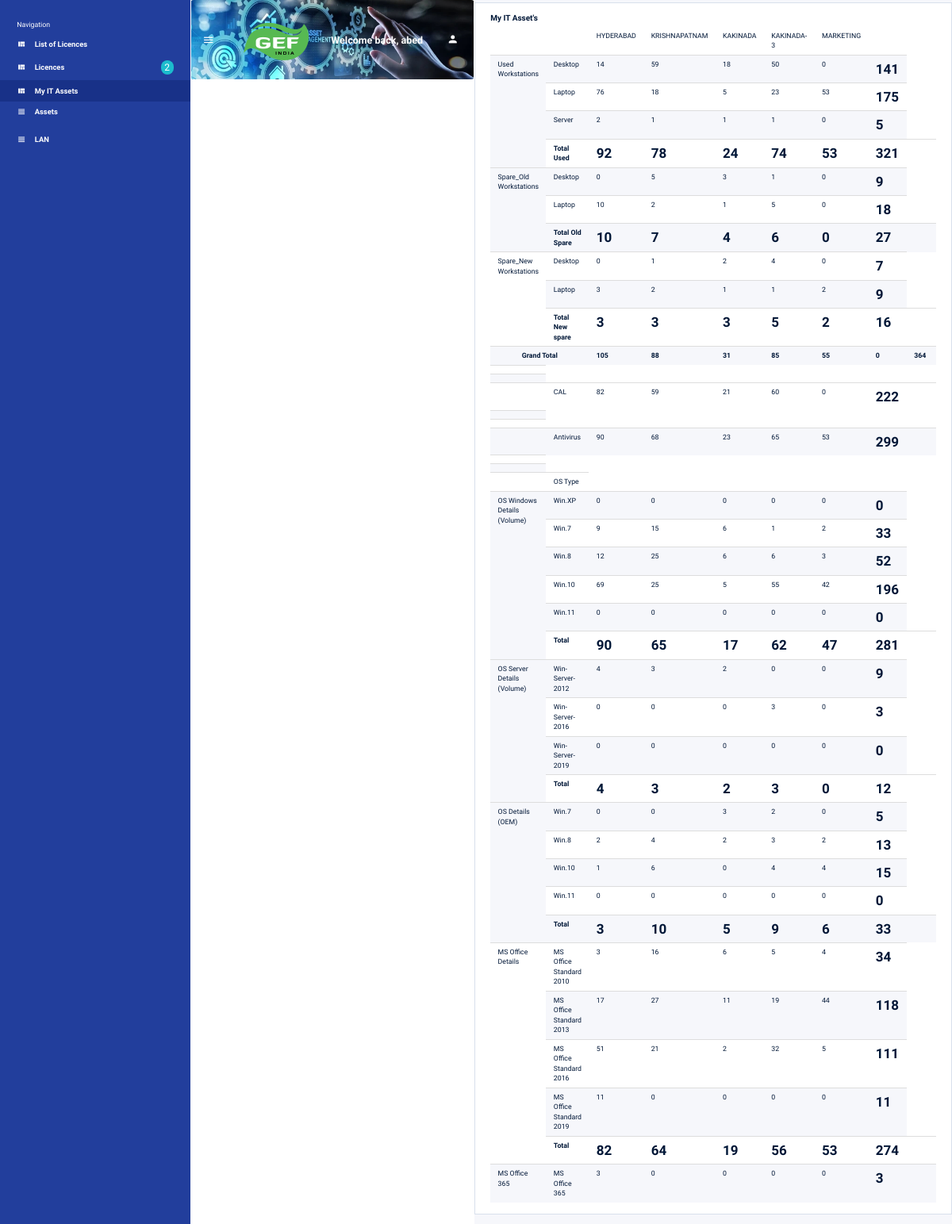
Screenshot of /it (signed in) with the database file from the repository.
### assetapp/models.py (models this page shows, shortened)
class AssetModel(models.Model):
    user_name = models.CharField(max_length=100, default='')
    user_contact = models.CharField(max_length=100, default='')
    user_email = models.EmailField(max_length=100,default='')
    location = models.CharField(max_length=100)
    sub_location = models.CharField(max_length=100,default='')
    asset_no = models.CharField(max_length=100, default='')
    serial_no = models.CharField(max_length=100, default='')
    emp_id = models.CharField(max_length=100, default='')
    usage_type = models.CharField(max_length=100, default='')
    machine_type = models.CharField(max_length=100, default='')
    gef_id_number = models.CharField(max_length=100, default='')
    domain_workgroup = models.CharField(max_length=100, default='')
    Domain_User_Name = models.CharField(max_length=100, default='')
    machine_make = models.CharField(max_length=100, default='')
    machine_age = models.CharField(max_length=100, default='')
    machine_model_no = models.CharField(max_length=100, default='')
    machine_serial_no = models.CharField(max_length=100, default='')
    hdd = models.CharField(max_length=100, default='')
    hdd_type = models.CharField(max_length=100, default='')
    hdd_make = models.CharField(max_length=100, default='')
    hdd_model = models.CharField(max_length=100, default='')
    hdd_serial_no = models.CharField(max_length=100, default='')
    ram = models.CharField(max_length=100, default='')
    processor = models.CharField(max_length=100, default='')
    processor_purchase_date = models.DateField(null=True,blank=True)
    date_type = models.CharField(max_length=100, default='')
    amc_start_date = models.DateField(null=True,blank=True)
    amc_end_date = models.DateField(null=True,blank=True)
    user_acceptance_date = models.DateField(null=True,blank=True)
    user_handed_over_date = models.DateField(null=True,blank=True)
    Operating_System_Version = models.CharField(max_length=100, default='')
    OS = models.CharField(max_length=100, default='')
    OS_type = models.CharField(max_length=100, default='')
    OEM_Volume = models.CharField(max_length=100, default='')
    ms_office = models.BooleanField(default='')
    ms_office_version = models.CharField(max_length=100, default='')
    ms_365 = models.CharField(max_length=100, default='')
    ms_visio = models.CharField(max_length=100, default='')
    ms_access = models.CharField(max_length=100, default='')
    Antivirus = models.BooleanField(default='')
    AutoCAD = models.BooleanField(default='')
    AutoCAD_version = models.CharField(max_length=100, default='')
    Coral_Draw = models.BooleanField(default='')
    Pdf_Writer = models.BooleanField(default='')
    Winzip = models.BooleanField(default='')
    Installed_Softwares = models.CharField(max_length=1000, default='')
    Adobe_acrobate = models.BooleanField(default='')
    Visio = models.BooleanField(default='')
    Access = models.BooleanField(default='')
    SAP = models.BooleanField(default='')
    SAP_User_ID =models.CharField(max_length=100, default='')
    Status = models.CharField(max_length=100, default='')
    Remarks = models.CharField(max_length=100, default='')

### assetapp/views.py (the view)
# urls.py: path('it', views.it_assets, name='it_assets'),
def it_assets(request):
    list = getAssets()
    list4 = getAssetsByLocation()
    list['vol']= list4
    list5 = getAssetsByLocationAntivirus()
    list['antivirus'] = list5
    list6 = getAssetsByLocationDomain()
    list['cal'] = list6
    list7 = getAssetsByLocationMs365()
    list['O365'] = list7
    list['it_assets']="active"
    if request.content_type == 'application/json':
        return JsonResponse(list)
    return render(request, "it_assets.html", list)

### assetapp/views.py (called while the page is built)
def getAssetsByLocationMs365():
    list = {"location": [], "data": []}
    r = "MS Office 365"
    total = 0
    for l1 in range(len(LOCATION)):
        l = LOCATION[l1]
        dat = getAssetCountByLocationO365(l[1], r)
        total = total + dat
        list['location'].append({"LOCATION": l[1], "data": dat})
    list['location'].append({"Total": total})
    return list

def getAssetsByLocationDomain():
    list = {"location": [], "data": []}
    r = "Domain / Workgoup"
    total = 0
    for l1 in range(len(LOCATION)):
        l = LOCATION[l1]
        dat = getAssetCountByLocationDomain(l[1], r)
        total = total + dat
        list['location'].append({"LOCATION": l[1], "data": dat})
    list['location'].append({"Total": total})
    return list

def getAssetCountByLocationDomain(l, r):
    if r == 'Domain / Workgoup':
        list = AssetModel.objects.all().filter(domain_workgroup='Domain', location=l)
    return len(list)

def getAssetsByLocationAntivirus():
    list = { "location": [],"data": []}
    r = "Antivirus"
    total = 0
    for l1 in range(len(LOCATION)):
        l = LOCATION[l1]
        dat = getAssetCountByLocationAntivirus(l[1], r)
        total = total+dat
        list['location'].append({"LOCATION": l[1], "data": dat})
    list['location'].append({"Total": total})
    return list

def getAssetCountByLocationAntivirus(l,r):
    r1 = False
    if r == 'Antivirus':
        r1 = True
        list = AssetModel.objects.all().filter(Antivirus=r1, location=l)
    return len(list)

def getAssetCountByLocationRemarksMachineType(l,r,m):
    if r == 'Used Workstations':
        list = AssetModel.objects.all().filter(usage_type='Live', machine_type=m, location=l)
    elif r == 'Spare_Old Workstations':
        list = AssetModel.objects.all().filter(user_name__iexact='Spare Old', machine_type=m, location=l).exclude(Status='Not working')
    elif r == 'Spare_New  Workstations':
        list = AssetModel.objects.all().filter(user_name__iexact='Spare New', machine_type=m, location=l).exclude(Status='Not working')
    else:
        list = AssetModel.objects.all().filter(user_name__iexact='Spare New', machine_type=m, location=l)
    return len(list)

def getAssetCountByLocationO365(l,r):
    if r=='MS Office 365':
        list = AssetModel.objects.all().filter(ms_365=r, location=l)
    return len(list)

### templates/it_assets.html (shortened to what this page needs)
{% extends 'base.html' %}
{% load static %}
{% block content %}
{% if user.is_authenticated %}
<div class="row">
            <div class="col-lg-12 grid-margin stretch-card">
              <div class="card">
                <div class="card-body">
                  <h4 class="card-title">My IT Asset's</h4>
                  <div class="table-responsive">
                    <table class="table table-striped">
                    <thead>
                        <tr>
                            <td>&nbsp;</td>
                            <td>&nbsp;</td>
                            {% for x,y in LOCATION %}
                            <td>{{x}}</td>
                            {% endfor %}
                        </tr>
                      </thead>
                      {% for form in remark %}
                        {% for form1 in form.machine %}
                           <tr>
                        {% if forloop.counter0 == 0 %}
                             <td rowspan="{{form.SUBCOUNT}}">{{form.name}}</td>
                                {% endif %}
                        <td {% if 'Total' in form1.name %} class="total" {% endif %}>{{form1.name}}</td>
                          {% for form2 in form1.location %}
                        <td  style="width:50px"><span {% if 'Total' in form1.name %} class="total" {% endif %} >{{form2.data}}</span></td>
                          {% endfor %}
                        <td  style="width:50px"><span class="total"  >{{form1.ALLLocationSUM}}</span></td>
                           </tr>
                          {% endfor %}
                         {% endfor %}
                        <tr>
                            <td class="total"  style="text-align: -webkit-center;" colspan="2">Grand Total</td>
                         {% for form3 in gtotal %}
                        <td  class="total" >{{form3}}</td>
                        {% endfor %}
                        </tr>
                        <tr>
                            <td></td>
                        </tr>
                        <tr>
                            <td></td>
                        </tr>
                        <tr>
                            <td>&nbsp;</td>
                            <td>CAL</td>
                            {% for form in cal.location %}
                                {% if 'Total' in form %}
                                <td style="width:50px"><span class="total" >{{form.Total}}</span></td>
                                        {% endif %}
                                <td>{{ form.data }}</td>
                            {% endfor %}
                        </tr>
                        <tr>
                            <td></td>
                        </tr>
                        <tr>
                            <td></td>
                        </tr>
                        <tr>
                            <td>&nbsp;</td>
                            <td>Antivirus</td>
                            {% for form in antivirus.location %}
                                {% if 'Total' in form %}
                                <td style="width:50px"><span class="total" >{{form.Total}}</span></td>
                                        {% endif %}
                                <td>{{ form.data }}</td>
                            {% endfor %}
                        </tr>
                        <tr>
                            <td></td>
                        </tr>
                        <tr>
                            <td></td>
                        </tr>
                        <tr>
                            <td>&nbsp;</td>
                            <td>OS Type&nbsp;</td>
                        </tr>
                        {% for v in vol.remark %}
                            {% for form1 in v.machine %}
                        <tr>
                        {% if forloop.counter0 == 0 %}
                             <td rowspan="{{v.SUBCOUNT}}">{{v.name}}</td>
                                {% endif %}
                        <td {% if 'Total' in form1.name %} class="total" {% endif %}>{{form1.name}}</td>
                          {% for form2 in form1.location %}
                        <td  style="width:50px"><span {% if 'Total' in form1.name %} class="total" {% endif %} >{{form2.data}}</span></td>
                          {% endfor %}
                       <td  style="width:50px"><span class="total"  >{{form1.ALLLocationSUM}}</span></td>
                           </tr>
                        {% endfor %}{% endfor %}
                        <tr>
                            <td>MS Office 365</td>
                            <td>MS Office 365</td>
                        {% for form in O365.location %}
                                    {% if 'Total' in form %}
                                <td style="width:50px"><span class="total" >{{form.Total}}</span></td>
                                        {% endif %}
                                <td>{{ form.data }}</td>
                        {% endfor %}
                        </tr>
          </table>
                  </div>
                </div>
              </div>
            </div>
 </div>
{% endif %}
{% endblock %}

### templates/base.html (shortened to what this page needs)
{% load static %}
<!DOCTYPE html>
<html lang="en" xmlns="http://www.w3.org/1999/html" xmlns="http://www.w3.org/1999/html">
<head>
  <link rel="stylesheet" href="{% static 'vendors/mdi/css/materialdesignicons.min.css' %}">
  <link rel="stylesheet" href="{% static 'vendors/css/vendor.bundle.base.css' %}">
    <link rel="stylesheet" href="{% static 'js/bootstrap.min.css' %}">
  <link rel="stylesheet" href="{% static 'css/style.css' %}">
  <link rel="stylesheet" href="{% static 'css/jquery.dataTables.min.css' %}">
</head>
<body>
  <div class="container-scroller d-flex">
    <nav class="sidebar sidebar-offcanvas" id="sidebar">
      <ul class="nav">
        <li class="nav-item sidebar-category">
          <p>Navigation</p>
        </li>
          <li class="nav-item">
          <a class="nav-link" href="/licences">
            <i class="mdi mdi-view-quilt menu-icon"></i>
            <span class="menu-title"> List of Licences</span>
          </a>
        </li>
        <li class="nav-item">
          <a class="nav-link" href="/">
            <i class="mdi mdi-view-quilt menu-icon"></i>
            <span class="menu-title">Licences</span>
            <div class="badge badge-info badge-pill">2</div>
          </a>
        </li>
            <li class="nav-item">
              <a class="nav-link" href="/it">
                <i class="mdi mdi-view-quilt menu-icon"></i>
                <span class="menu-title">My IT Assets</span>
              </a>
            </li>
        <li class="nav-item {{assets}}">
          <a class="nav-link" href="#" onclick="document.getElementById('form1').submit();">
            <i class="mdi mdi-view-headline menu-icon"></i>
            <span class="menu-title">Assets</span>
          </a>
        </li>
        <li class="nav-item">
          <a class="nav-link" href="/list">
            <i class="mdi mdi-view-headline menu-icon"></i>
            <span class="menu-title">LAN</span>
          </a>
        </li>
      </ul>
    </nav>
    <div class="container-fluid page-body-wrapper">
      <nav class="navbar col-lg-12 col-12 px-0 py-0 py-lg-4 d-flex flex-row">
        <div class="navbar-menu-wrapper d-flex align-items-center justify-content-end">
          <button class="navbar-toggler navbar-toggler align-self-center" type="button" data-toggle="minimize">
            <span class="mdi mdi-menu"></span>
          </button>
          <div class="navbar-brand-wrapper">
            <a class="navbar-brand brand-logo" href="index.html"><img src="{% static 'images/logo.png' %}" alt="logo"/></a>
          </div>
          <h4 class="font-weight-bold mb-0 d-none d-md-block mt-1">Welcome back, {{user}}</h4>
          <ul class="navbar-nav navbar-nav-right">
            <li class="nav-item dropdown mr-2">
              <a class="nav-link count-indicator dropdown-toggle d-flex align-items-center justify-content-center" id="notificationDropdown" href="#" data-toggle="dropdown">
                <i class="mdi mdi-account"></i>
              </a>
            </li>
          </ul>
        </div>
       </nav>
      <div class="main-panel">
        <div class="content-wrapper">
          {% block content %}{% endblock %}
        </div>
      </div>
    </div>
  </div>
</body>
</html>

### templates/it_assets.html (style rules this page uses)
.table td { padding: .5rem 0.9375rem!important; }
.table { margin-bottom: 0; }
.total { font-size: 17px; font-weight: bold; }

### templates/base.html (style rules this page uses)
.content-wrapper { padding:0px!important }

### rows the page displays
AssetModel: name "Laptop", data "76" "18" "5" "23" "53", ALLLocationSUM "175"
AssetModel: name "Laptop", data "10" "2" "1" "5" "0", ALLLocationSUM "18"
AssetModel: name "MS Office Standard 2013", data "17" "27" "11" "19" "44", ALLLocationSUM "118"

### other values shown
{{ user }} "abed"
{{ x }} "HYDERABAD" "KRISHNAPATNAM" "KAKINADA" "KAKINADA-3" "MARKETING"
{{ v.name }} "OS Windows Details (Volume)" "OS Server Details (Volume)" "OS Details (OEM)" "MS Office Details"
